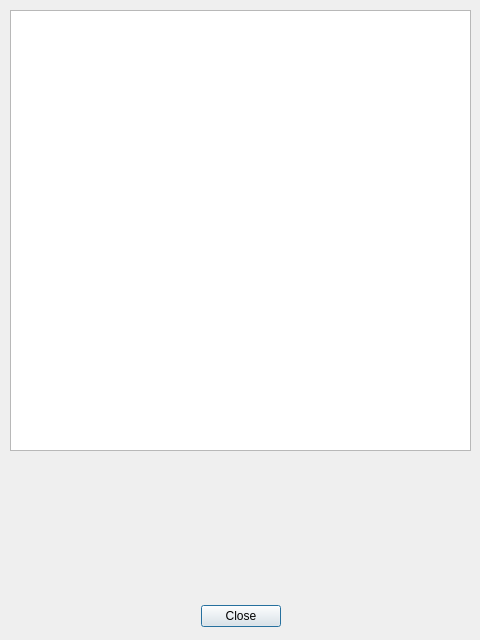
<?xml version="1.0" encoding="UTF-8"?>
<ui version="4.0">
 <class>WorkoutLogDialog</class>
 <widget class="QDialog" name="WorkoutLogDialog">
  <property name="geometry">
   <rect>
    <x>0</x>
    <y>0</y>
    <width>480</width>
    <height>640</height>
   </rect>
  </property>
  <property name="windowTitle">
   <string>Dialog</string>
  </property>
  <widget class="QDialogButtonBox" name="buttonBox">
   <property name="geometry">
    <rect>
     <x>10</x>
     <y>600</y>
     <width>461</width>
     <height>32</height>
    </rect>
   </property>
   <property name="orientation">
    <enum>Qt::Horizontal</enum>
   </property>
   <property name="standardButtons">
    <set>QDialogButtonBox::Close</set>
   </property>
   <property name="centerButtons">
    <bool>true</bool>
   </property>
  </widget>
  <widget class="QTableView" name="log_view">
   <property name="geometry">
    <rect>
     <x>10</x>
     <y>10</y>
     <width>461</width>
     <height>441</height>
    </rect>
   </property>
  </widget>
 </widget>
 <resources/>
 <connections>
  <connection>
   <sender>buttonBox</sender>
   <signal>accepted()</signal>
   <receiver>WorkoutLogDialog</receiver>
   <slot>accept()</slot>
   <hints>
    <hint type="sourcelabel">
     <x>248</x>
     <y>254</y>
    </hint>
    <hint type="destinationlabel">
     <x>157</x>
     <y>274</y>
    </hint>
   </hints>
  </connection>
  <connection>
   <sender>buttonBox</sender>
   <signal>rejected()</signal>
   <receiver>WorkoutLogDialog</receiver>
   <slot>reject()</slot>
   <hints>
    <hint type="sourcelabel">
     <x>316</x>
     <y>260</y>
    </hint>
    <hint type="destinationlabel">
     <x>286</x>
     <y>274</y>
    </hint>
   </hints>
  </connection>
 </connections>
</ui>
